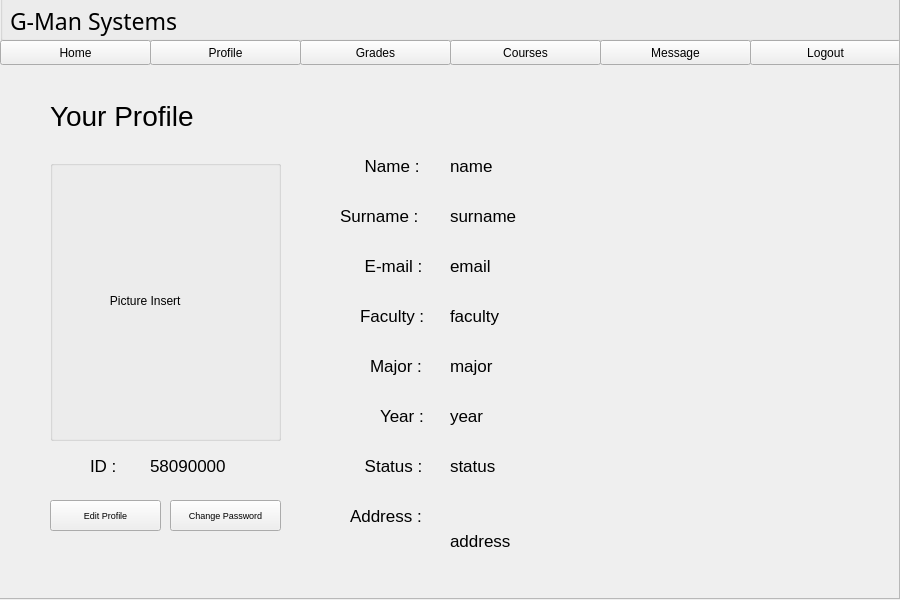
<?xml version="1.0" encoding="UTF-8"?>
<ui version="4.0">
 <class>Form</class>
 <widget class="QWidget" name="Form">
  <property name="geometry">
   <rect>
    <x>0</x>
    <y>0</y>
    <width>900</width>
    <height>600</height>
   </rect>
  </property>
  <property name="windowTitle">
   <string>Form</string>
  </property>
  <widget class="QScrollArea" name="scrollArea">
   <property name="geometry">
    <rect>
     <x>-1</x>
     <y>-1</y>
     <width>901</width>
     <height>600</height>
    </rect>
   </property>
   <property name="verticalScrollBarPolicy">
    <enum>Qt::ScrollBarAlwaysOff</enum>
   </property>
   <property name="horizontalScrollBarPolicy">
    <enum>Qt::ScrollBarAlwaysOff</enum>
   </property>
   <property name="widgetResizable">
    <bool>true</bool>
   </property>
   <widget class="QWidget" name="scrollAreaWidgetContents">
    <property name="geometry">
     <rect>
      <x>0</x>
      <y>0</y>
      <width>899</width>
      <height>598</height>
     </rect>
    </property>
    <widget class="QGroupBox" name="groupBox_2">
     <property name="geometry">
      <rect>
       <x>0</x>
       <y>-10</y>
       <width>901</width>
       <height>51</height>
      </rect>
     </property>
     <property name="title">
      <string/>
     </property>
    </widget>
    <widget class="QLabel" name="label">
     <property name="geometry">
      <rect>
       <x>50</x>
       <y>100</y>
       <width>231</width>
       <height>31</height>
      </rect>
     </property>
     <property name="font">
      <font>
       <pointsize>21</pointsize>
      </font>
     </property>
     <property name="text">
      <string>Your Profile</string>
     </property>
    </widget>
    <widget class="QLabel" name="label_3">
     <property name="geometry">
      <rect>
       <x>90</x>
       <y>450</y>
       <width>41</width>
       <height>31</height>
      </rect>
     </property>
     <property name="font">
      <font>
       <pointsize>13</pointsize>
      </font>
     </property>
     <property name="text">
      <string>ID :</string>
     </property>
    </widget>
    <widget class="QGroupBox" name="groupBox">
     <property name="geometry">
      <rect>
       <x>50</x>
       <y>160</y>
       <width>231</width>
       <height>281</height>
      </rect>
     </property>
     <property name="title">
      <string/>
     </property>
     <widget class="QLabel" name="profile_pic">
      <property name="geometry">
       <rect>
        <x>0</x>
        <y>0</y>
        <width>231</width>
        <height>281</height>
       </rect>
      </property>
      <property name="text">
       <string>                  Picture Insert</string>
      </property>
     </widget>
    </widget>
    <widget class="QLabel" name="label_7">
     <property name="geometry">
      <rect>
       <x>360</x>
       <y>150</y>
       <width>81</width>
       <height>31</height>
      </rect>
     </property>
     <property name="font">
      <font>
       <pointsize>13</pointsize>
      </font>
     </property>
     <property name="text">
      <string> Name :</string>
     </property>
    </widget>
    <widget class="QLabel" name="label_8">
     <property name="geometry">
      <rect>
       <x>340</x>
       <y>200</y>
       <width>101</width>
       <height>31</height>
      </rect>
     </property>
     <property name="font">
      <font>
       <pointsize>13</pointsize>
      </font>
     </property>
     <property name="text">
      <string>Surname :</string>
     </property>
    </widget>
    <widget class="QLabel" name="label_9">
     <property name="geometry">
      <rect>
       <x>360</x>
       <y>250</y>
       <width>81</width>
       <height>31</height>
      </rect>
     </property>
     <property name="font">
      <font>
       <pointsize>13</pointsize>
      </font>
     </property>
     <property name="text">
      <string> E-mail :</string>
     </property>
    </widget>
    <widget class="QLabel" name="label_4">
     <property name="geometry">
      <rect>
       <x>360</x>
       <y>300</y>
       <width>81</width>
       <height>31</height>
      </rect>
     </property>
     <property name="font">
      <font>
       <pointsize>13</pointsize>
      </font>
     </property>
     <property name="text">
      <string>Faculty :</string>
     </property>
    </widget>
    <widget class="QLabel" name="label_6">
     <property name="geometry">
      <rect>
       <x>370</x>
       <y>350</y>
       <width>71</width>
       <height>31</height>
      </rect>
     </property>
     <property name="font">
      <font>
       <pointsize>13</pointsize>
      </font>
     </property>
     <property name="text">
      <string>Major :</string>
     </property>
    </widget>
    <widget class="QLabel" name="label_10">
     <property name="geometry">
      <rect>
       <x>360</x>
       <y>450</y>
       <width>81</width>
       <height>31</height>
      </rect>
     </property>
     <property name="font">
      <font>
       <pointsize>13</pointsize>
      </font>
     </property>
     <property name="text">
      <string> Status :</string>
     </property>
    </widget>
    <widget class="QLabel" name="label_11">
     <property name="geometry">
      <rect>
       <x>380</x>
       <y>400</y>
       <width>61</width>
       <height>31</height>
      </rect>
     </property>
     <property name="font">
      <font>
       <pointsize>13</pointsize>
      </font>
     </property>
     <property name="text">
      <string>Year :</string>
     </property>
    </widget>
    <widget class="QLabel" name="label_12">
     <property name="geometry">
      <rect>
       <x>350</x>
       <y>500</y>
       <width>91</width>
       <height>31</height>
      </rect>
     </property>
     <property name="font">
      <font>
       <pointsize>13</pointsize>
      </font>
     </property>
     <property name="text">
      <string>Address :</string>
     </property>
    </widget>
    <widget class="QLabel" name="id">
     <property name="geometry">
      <rect>
       <x>150</x>
       <y>450</y>
       <width>141</width>
       <height>31</height>
      </rect>
     </property>
     <property name="font">
      <font>
       <pointsize>13</pointsize>
      </font>
     </property>
     <property name="text">
      <string>58090000</string>
     </property>
    </widget>
    <widget class="QLabel" name="name">
     <property name="geometry">
      <rect>
       <x>450</x>
       <y>150</y>
       <width>171</width>
       <height>31</height>
      </rect>
     </property>
     <property name="font">
      <font>
       <pointsize>13</pointsize>
      </font>
     </property>
     <property name="text">
      <string>name</string>
     </property>
    </widget>
    <widget class="QLabel" name="surname">
     <property name="geometry">
      <rect>
       <x>450</x>
       <y>200</y>
       <width>181</width>
       <height>31</height>
      </rect>
     </property>
     <property name="font">
      <font>
       <pointsize>13</pointsize>
      </font>
     </property>
     <property name="text">
      <string>surname</string>
     </property>
    </widget>
    <widget class="QLabel" name="email">
     <property name="geometry">
      <rect>
       <x>450</x>
       <y>250</y>
       <width>511</width>
       <height>31</height>
      </rect>
     </property>
     <property name="font">
      <font>
       <pointsize>13</pointsize>
      </font>
     </property>
     <property name="text">
      <string>email</string>
     </property>
    </widget>
    <widget class="QLabel" name="faculty">
     <property name="geometry">
      <rect>
       <x>450</x>
       <y>300</y>
       <width>511</width>
       <height>31</height>
      </rect>
     </property>
     <property name="font">
      <font>
       <pointsize>13</pointsize>
      </font>
     </property>
     <property name="text">
      <string>faculty</string>
     </property>
    </widget>
    <widget class="QLabel" name="major">
     <property name="geometry">
      <rect>
       <x>450</x>
       <y>350</y>
       <width>511</width>
       <height>31</height>
      </rect>
     </property>
     <property name="font">
      <font>
       <pointsize>13</pointsize>
      </font>
     </property>
     <property name="text">
      <string>major</string>
     </property>
    </widget>
    <widget class="QLabel" name="year">
     <property name="geometry">
      <rect>
       <x>450</x>
       <y>400</y>
       <width>511</width>
       <height>31</height>
      </rect>
     </property>
     <property name="font">
      <font>
       <pointsize>13</pointsize>
      </font>
     </property>
     <property name="text">
      <string>year</string>
     </property>
    </widget>
    <widget class="QLabel" name="sstatus">
     <property name="geometry">
      <rect>
       <x>450</x>
       <y>450</y>
       <width>511</width>
       <height>31</height>
      </rect>
     </property>
     <property name="font">
      <font>
       <pointsize>13</pointsize>
      </font>
     </property>
     <property name="text">
      <string>status</string>
     </property>
    </widget>
    <widget class="QLabel" name="address">
     <property name="geometry">
      <rect>
       <x>450</x>
       <y>500</y>
       <width>511</width>
       <height>81</height>
      </rect>
     </property>
     <property name="font">
      <font>
       <pointsize>13</pointsize>
      </font>
     </property>
     <property name="text">
      <string>address</string>
     </property>
    </widget>
    <widget class="QPushButton" name="editButton">
     <property name="geometry">
      <rect>
       <x>50</x>
       <y>500</y>
       <width>111</width>
       <height>31</height>
      </rect>
     </property>
     <property name="font">
      <font>
       <pointsize>7</pointsize>
      </font>
     </property>
     <property name="text">
      <string>Edit Profile</string>
     </property>
    </widget>
    <widget class="QPushButton" name="gradeButton">
     <property name="geometry">
      <rect>
       <x>300</x>
       <y>40</y>
       <width>151</width>
       <height>25</height>
      </rect>
     </property>
     <property name="text">
      <string>Grades</string>
     </property>
    </widget>
    <widget class="QPushButton" name="courseButton">
     <property name="geometry">
      <rect>
       <x>450</x>
       <y>40</y>
       <width>151</width>
       <height>25</height>
      </rect>
     </property>
     <property name="text">
      <string>Courses</string>
     </property>
    </widget>
    <widget class="QPushButton" name="profileButton">
     <property name="geometry">
      <rect>
       <x>150</x>
       <y>40</y>
       <width>151</width>
       <height>25</height>
      </rect>
     </property>
     <property name="text">
      <string>Profile</string>
     </property>
    </widget>
    <widget class="QPushButton" name="homeButton">
     <property name="geometry">
      <rect>
       <x>0</x>
       <y>40</y>
       <width>151</width>
       <height>25</height>
      </rect>
     </property>
     <property name="text">
      <string>Home</string>
     </property>
    </widget>
    <widget class="QPushButton" name="temp">
     <property name="geometry">
      <rect>
       <x>600</x>
       <y>40</y>
       <width>151</width>
       <height>25</height>
      </rect>
     </property>
     <property name="text">
      <string>Message</string>
     </property>
    </widget>
    <widget class="QPushButton" name="temp2">
     <property name="geometry">
      <rect>
       <x>750</x>
       <y>40</y>
       <width>151</width>
       <height>25</height>
      </rect>
     </property>
     <property name="text">
      <string>Logout</string>
     </property>
    </widget>
    <widget class="QPushButton" name="changePasswordButton">
     <property name="geometry">
      <rect>
       <x>170</x>
       <y>500</y>
       <width>111</width>
       <height>31</height>
      </rect>
     </property>
     <property name="font">
      <font>
       <pointsize>7</pointsize>
      </font>
     </property>
     <property name="text">
      <string>Change Password</string>
     </property>
    </widget>
    <widget class="QLabel" name="barLabel">
     <property name="geometry">
      <rect>
       <x>0</x>
       <y>-10</y>
       <width>901</width>
       <height>51</height>
      </rect>
     </property>
     <property name="text">
      <string/>
     </property>
    </widget>
    <widget class="QLabel" name="label_15">
     <property name="geometry">
      <rect>
       <x>10</x>
       <y>0</y>
       <width>221</width>
       <height>41</height>
      </rect>
     </property>
     <property name="font">
      <font>
       <family>Century Gothic</family>
       <pointsize>17</pointsize>
      </font>
     </property>
     <property name="text">
      <string>G-Man Systems</string>
     </property>
    </widget>
    <zorder>groupBox</zorder>
    <zorder>groupBox_2</zorder>
    <zorder>label</zorder>
    <zorder>label_3</zorder>
    <zorder>label_7</zorder>
    <zorder>label_8</zorder>
    <zorder>label_9</zorder>
    <zorder>label_4</zorder>
    <zorder>label_6</zorder>
    <zorder>label_10</zorder>
    <zorder>label_11</zorder>
    <zorder>label_12</zorder>
    <zorder>id</zorder>
    <zorder>name</zorder>
    <zorder>surname</zorder>
    <zorder>email</zorder>
    <zorder>faculty</zorder>
    <zorder>major</zorder>
    <zorder>year</zorder>
    <zorder>sstatus</zorder>
    <zorder>address</zorder>
    <zorder>editButton</zorder>
    <zorder>gradeButton</zorder>
    <zorder>courseButton</zorder>
    <zorder>profileButton</zorder>
    <zorder>homeButton</zorder>
    <zorder>temp</zorder>
    <zorder>temp2</zorder>
    <zorder>changePasswordButton</zorder>
    <zorder>barLabel</zorder>
    <zorder>label_15</zorder>
   </widget>
  </widget>
 </widget>
 <resources/>
 <connections/>
</ui>
